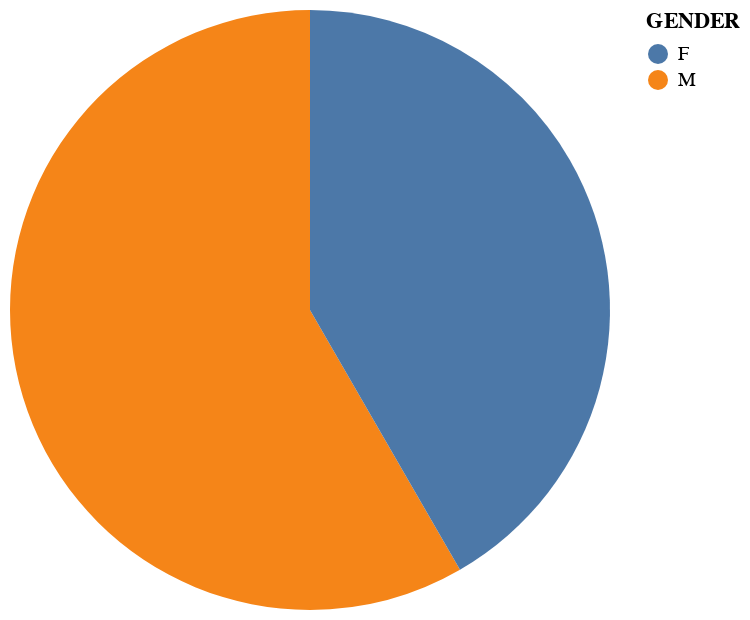

The notebook cell this image was saved under:
### Code cell
# prompt: Using dataframe df: pie chart

import altair as alt
# Calculate the counts of each gender
gender_counts = df['GENDER'].value_counts().reset_index()
gender_counts.columns = ['GENDER', 'count']
# Create the pie chart
chart = alt.Chart(gender_counts).mark_arc().encode(
    # Encode the count as the theta (angle) of the arc
    theta=alt.Theta(field="count", type="quantitative"),
    # Encode the gender as the color
    color=alt.Color(field="GENDER", type="nominal")
)
chart

### Figure 1 — Vega-Lite specification as saved in the notebook (floating-point values rounded to 4 significant figures)
{"config": {"view": {"continuousWidth": 300, "continuousHeight": 300}}, "data": {"name": "data-a3327d36ad9493609d4b37b97e381c2d"}, "mark": {"type": "arc"}, "encoding": {"color": {"field": "GENDER", "type": "nominal"}, "theta": {"field": "count", "type": "quantitative"}}, "$schema": "https://vega.github.io/schema/vega-lite/v5.20.1.json", "datasets": {"data-a3327d36ad9493609d4b37b97e381c2d": [{"GENDER": "M", "count": 14}, {"GENDER": "F", "count": 10}]}}
